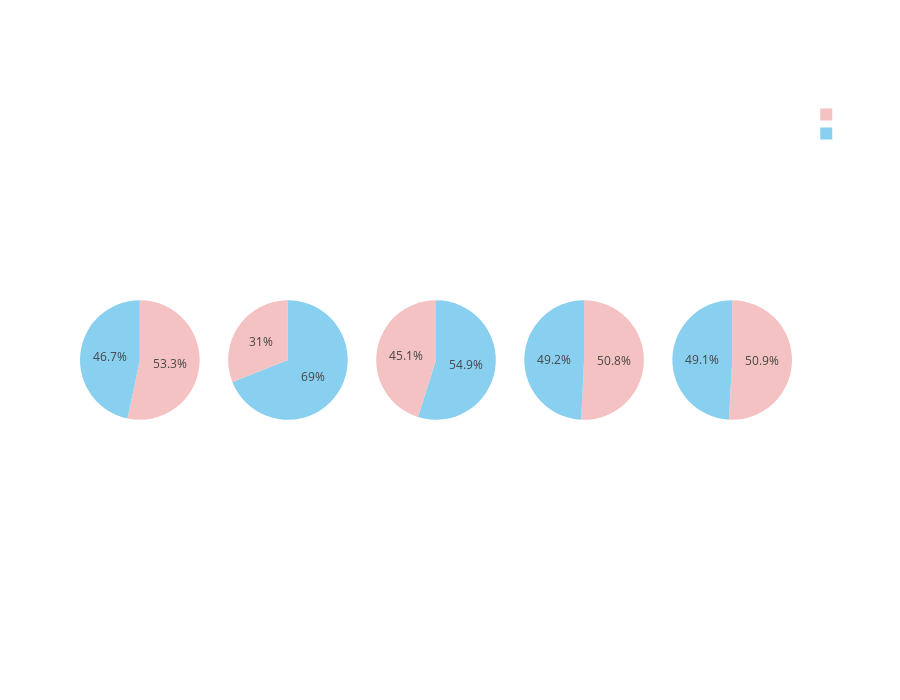

This figure's notebook cell:
### Code cell
# Definierar färger
color_scheme = {'Man': '#89CFF0', 'Kvinna': '#F4C2C2'}

# Skapar subplot grid med 1 rad och 5 kolumner
fig = make_subplots(rows=1, cols=5, specs=[[{'type':'domain'}]*5])

# Definierar hovertemplates
hovertemplate_covid = '<b>KÖN: </b> %{label}<br><b>ANTAL: </b>%{value}<extra></extra>'
hovertemplate_vaccine = '<b>KÖN:</b> %{label}<br><b>VACCINERADE:</b> %{value:.2%}<br><b>PROPORTION:</b> %{percent}<extra></extra>'

# Lägger till pie chart traces för COVID-data och vaccinationsdata
categories = ['Totalt_antal_fall', 'Totalt_antal_intensivvårdade', 'Totalt_antal_avlidna', 'Andel_vaccinerade_1_dos', 'Andel_vaccinerade_2_doser']
for i, category in enumerate(categories, start=1):
    hovertemplate = hovertemplate_vaccine if 'vaccinerade' in category else hovertemplate_covid
    fig.add_trace(
        go.Pie(
            labels=combined_data['Kön'],
            values=combined_data[category],
            name=category,
            marker_colors=[color_scheme[gender] for gender in combined_data['Kön']],
            hovertemplate=hovertemplate
        ),
        row=1, col=i
    )

# Uppdaterar layouten
fig.update_layout(
    title_text='COVID-19 och Vaccinationsstatistik per Kön',
    height=700,
    showlegend=True,
    template="plotly_dark",
    plot_bgcolor='rgba(0,0,0,0)',
    paper_bgcolor='rgba(0,0,0,0)',
    font_color="white",
    hovermode='closest'
)

# Lägger till titlar för varje subplot
titles = [
    'Totalt Antal Fall per Kön',
    'Totalt Antal Intensivvårdade per Kön',
    'Totalt Antal Avlidna per Kön',
    'Vaccinationsgrad 1:a Dosen per Kön',
    'Vaccinationsgrad 2:a Dosen per Kön'
]
title_x_positions = [0.08, 0.29, 0.50, 0.71, 0.92]  # Gör så att titlarna är centrerade till diagram
for i, title in enumerate(titles):
    fig.add_annotation(
        text=title,
        x=title_x_positions[i],
        y=0.8,  # Y-position ovanför subplots
        xref='paper',
        yref='paper',        
        showarrow=False,
        font=dict(size=12),
        xanchor='center',
        yanchor='bottom'
    )

save_plotly_fig(fig, "COVID-19 och Vaccinationsstatistik per Kön")

fig.show()

### Figure 1 — Plotly figure (JSON) as saved in the notebook; plotly's stock layout.template omitted (floating-point values rounded to 4 significant figures)
{"data": [{"domain": {"x": [0, 0.168], "y": [0, 1]}, "hovertemplate": "<b>KÖN: </b> %{label}<br><b>ANTAL: </b>%{value}<extra></extra>", "labels": ["Man", "Kvinna"], "marker": {"colors": ["#89CFF0", "#F4C2C2"]}, "name": "Totalt_antal_fall", "type": "pie", "values": [1210098, 1381189]}, {"domain": {"x": [0.208, 0.376], "y": [0, 1]}, "hovertemplate": "<b>KÖN: </b> %{label}<br><b>ANTAL: </b>%{value}<extra></extra>", "labels": ["Man", "Kvinna"], "marker": {"colors": ["#89CFF0", "#F4C2C2"]}, "name": "Totalt_antal_intensivvårdade", "type": "pie", "values": [6550, 2947]}, {"domain": {"x": [0.416, 0.584], "y": [0, 1]}, "hovertemplate": "<b>KÖN: </b> %{label}<br><b>ANTAL: </b>%{value}<extra></extra>", "labels": ["Man", "Kvinna"], "marker": {"colors": ["#89CFF0", "#F4C2C2"]}, "name": "Totalt_antal_avlidna", "type": "pie", "values": [11279, 9273]}, {"domain": {"x": [0.624, 0.792], "y": [0, 1]}, "hovertemplate": "<b>KÖN:</b> %{label}<br><b>VACCINERADE:</b> %{value:.2%}<br><b>PROPORTION:</b> %{percent}<extra></extra>", "labels": ["Man", "Kvinna"], "marker": {"colors": ["#89CFF0", "#F4C2C2"]}, "name": "Andel_vaccinerade_1_dos", "type": "pie", "values": [0.8457, 0.8723]}, {"domain": {"x": [0.832, 1], "y": [0, 1]}, "hovertemplate": "<b>KÖN:</b> %{label}<br><b>VACCINERADE:</b> %{value:.2%}<br><b>PROPORTION:</b> %{percent}<extra></extra>", "labels": ["Man", "Kvinna"], "marker": {"colors": ["#89CFF0", "#F4C2C2"]}, "name": "Andel_vaccinerade_2_doser", "type": "pie", "values": [0.8241, 0.8537]}], "layout": {"annotations": [{"font": {"size": 12}, "showarrow": false, "text": "Totalt Antal Fall per Kön", "x": 0.08, "xanchor": "center", "xref": "paper", "y": 0.8, "yanchor": "bottom", "yref": "paper"}, {"font": {"size": 12}, "showarrow": false, "text": "Totalt Antal Intensivvårdade per Kön", "x": 0.29, "xanchor": "center", "xref": "paper", "y": 0.8, "yanchor": "bottom", "yref": "paper"}, {"font": {"size": 12}, "showarrow": false, "text": "Totalt Antal Avlidna per Kön", "x": 0.5, "xanchor": "center", "xref": "paper", "y": 0.8, "yanchor": "bottom", "yref": "paper"}, {"font": {"size": 12}, "showarrow": false, "text": "Vaccinationsgrad 1:a Dosen per Kön", "x": 0.71, "xanchor": "center", "xref": "paper", "y": 0.8, "yanchor": "bottom", "yref": "paper"}, {"font": {"size": 12}, "showarrow": false, "text": "Vaccinationsgrad 2:a Dosen per Kön", "x": 0.92, "xanchor": "center", "xref": "paper", "y": 0.8, "yanchor": "bottom", "yref": "paper"}], "font": {"color": "white"}, "height": 700, "hovermode": "closest", "paper_bgcolor": "rgba(0,0,0,0)", "plot_bgcolor": "rgba(0,0,0,0)", "showlegend": true, "title": {"text": "COVID-19 och Vaccinationsstatistik per Kön"}}}
